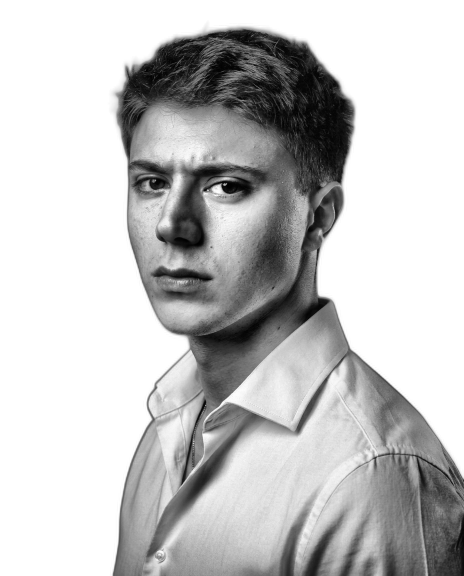
#> input picture assets/photo_prepped.png, 928 x 1152 px (shown at 1/2 size)
$ python make_ascii_svg.py
#> lines starting #> are read from the running program, lines starting #| are printed output that depends on the picture
#!/usr/bin/env python3
"""Convierte la foto preparada en un retrato ASCII SVG animado (revelado por filas)."""

import argparse
from pathlib import Path
from xml.sax.saxutils import escape

from PIL import Image

REPO_ROOT = Path(__file__).resolve().parent.parent
DEFAULT_INPUT = REPO_ROOT / "assets" / "photo_prepped.png"
DEFAULT_OUTPUT = REPO_ROOT / "avi-ascii.svg"

COLS = 100
ROWS = 53
RAMP = " .`:-=+*cs#%@"

CHAR_W = 7
CHAR_H = 14
ROW_STAGGER = 0.045  # s entre el inicio de cada fila
ROW_WIPE_DUR = 0.35  # s que tarda cada fila en revelarse


def image_to_chars(path: Path) -> list[str]:
    img = Image.open(path).convert("L").resize((COLS, ROWS), Image.LANCZOS)
    pixels = list(img.getdata())
    ramp_len = len(RAMP) - 1
    rows = []
    for r in range(ROWS):
        row_pixels = pixels[r * COLS:(r + 1) * COLS]
        line = "".join(RAMP[round(p / 255 * ramp_len)] for p in row_pixels)
        rows.append(line)
    return rows


def build_svg(rows: list[str]) -> str:
    width = COLS * CHAR_W
    height = ROWS * CHAR_H

    defs = []
    groups = []
    for i, line in enumerate(rows):
        row_y = i * CHAR_H
        baseline = row_y + CHAR_H * 0.8
        begin = round(i * ROW_STAGGER, 3)

        defs.append(
            f'<clipPath id="clip-row-{i}">'
            f'<rect x="0" y="{row_y}" width="0" height="{CHAR_H}">'
            f'<animate attributeName="width" from="0" to="{width}" '
            f'dur="{ROW_WIPE_DUR}s" begin="{begin}s" fill="freeze" calcMode="linear"/>'
            f"</rect></clipPath>"
        )
        groups.append(
            f'<g clip-path="url(#clip-row-{i})">'
            f'<text x="0" y="{baseline}" textLength="{width}" lengthAdjust="spacingAndGlyphs">'
            f"{escape(line)}</text></g>"
        )

    return f'''<svg xmlns="http://www.w3.org/2000/svg" viewBox="0 0 {width} {height}" width="{width}" height="{height}" role="img" aria-label="Retrato ASCII">
<style>
  text {{
    font-family: "SFMono-Regular", "Consolas", "Liberation Mono", monospace;
    font-size: {CHAR_H}px;
    fill: #c9d1d9;
    white-space: pre;
  }}
  svg {{ background: transparent; }}
</style>
<defs>
{''.join(defs)}
</defs>
<rect width="{width}" height="{height}" fill="#0d1117"/>
{''.join(groups)}
</svg>
'''


def main() -> None:
    parser = argparse.ArgumentParser(description=__doc__)
    parser.add_argument("--input", type=Path, default=DEFAULT_INPUT)
    parser.add_argument("--output", type=Path, default=DEFAULT_OUTPUT)
    args = parser.parse_args()

    rows = image_to_chars(args.input)
#> in image_to_chars, `img = Image.open(path).convert("L").resize((COLS, ROWS), Image.LANCZOS)`:
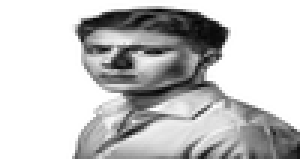
#> img: PIL image 100x53 L (shown 3 times larger); min 4, max 255, mean 195.8
#> in image_to_chars, `pixels = list(img.getdata())`: pixels = 5300 values, max 255 at index 0, min 4 at index 461, mean 195.8
#> after the loop in image_to_chars, `for r in range(ROWS):`: rows = 53 items
#> rows = 53 items
    svg = build_svg(rows)
#> the loop in build_svg, `for i, line in enumerate(rows):` made 53 passes
#> (row_y, baseline, begin) on passes 1 to 12: (0, 11.2, 0), (14, 25.2, 0.045), (28, 39.2, 0.09), (42, 53.2, 0.135), (56, 67.2, 0.18), (70, 81.2, 0.225), (84, 95.2, 0.27), (98, 109.2, 0.315), (112, 123.2, 0.36), (126, 137.2, 0.405), (140, 151.2, 0.45), (154, 165.2, 0.495)
    args.output.write_text(svg, encoding="utf-8")
    print(f"Guardado {args.output}")


if __name__ == "__main__":
    main()

$ run again, with assets/photo_original.jpg saved as assets/photo_prepped.png
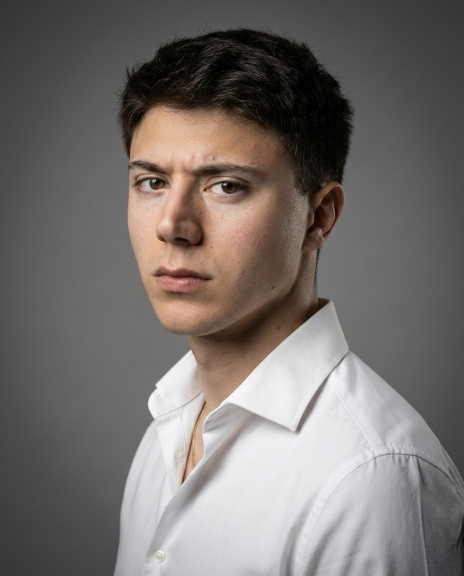
#> input picture assets/photo_original.jpg, 928 x 1152 px (shown at 1/2 size)
#> in image_to_chars, `img = Image.open(path).convert("L").resize((COLS, ROWS), Image.LANCZOS)`:
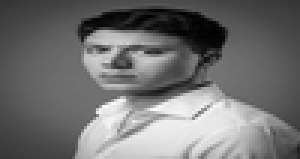
#> img: PIL image 100x53 L (shown 3 times larger); min 0, max 255, mean 112.8
#> pixels = 5300 values, max 255 at index 3651, min 0 at index 460, mean 112.8
#> after the loop in image_to_chars, `for r in range(ROWS):`: rows = 53 items
#> the loop in build_svg, `for i, line in enumerate(rows):` made 53 passes
#> (row_y, baseline, begin) on passes 1 to 8: (0, 11.2, 0), (14, 25.2, 0.045), (28, 39.2, 0.09), (42, 53.2, 0.135), (56, 67.2, 0.18), (70, 81.2, 0.225), (84, 95.2, 0.27), (98, 109.2, 0.315)
